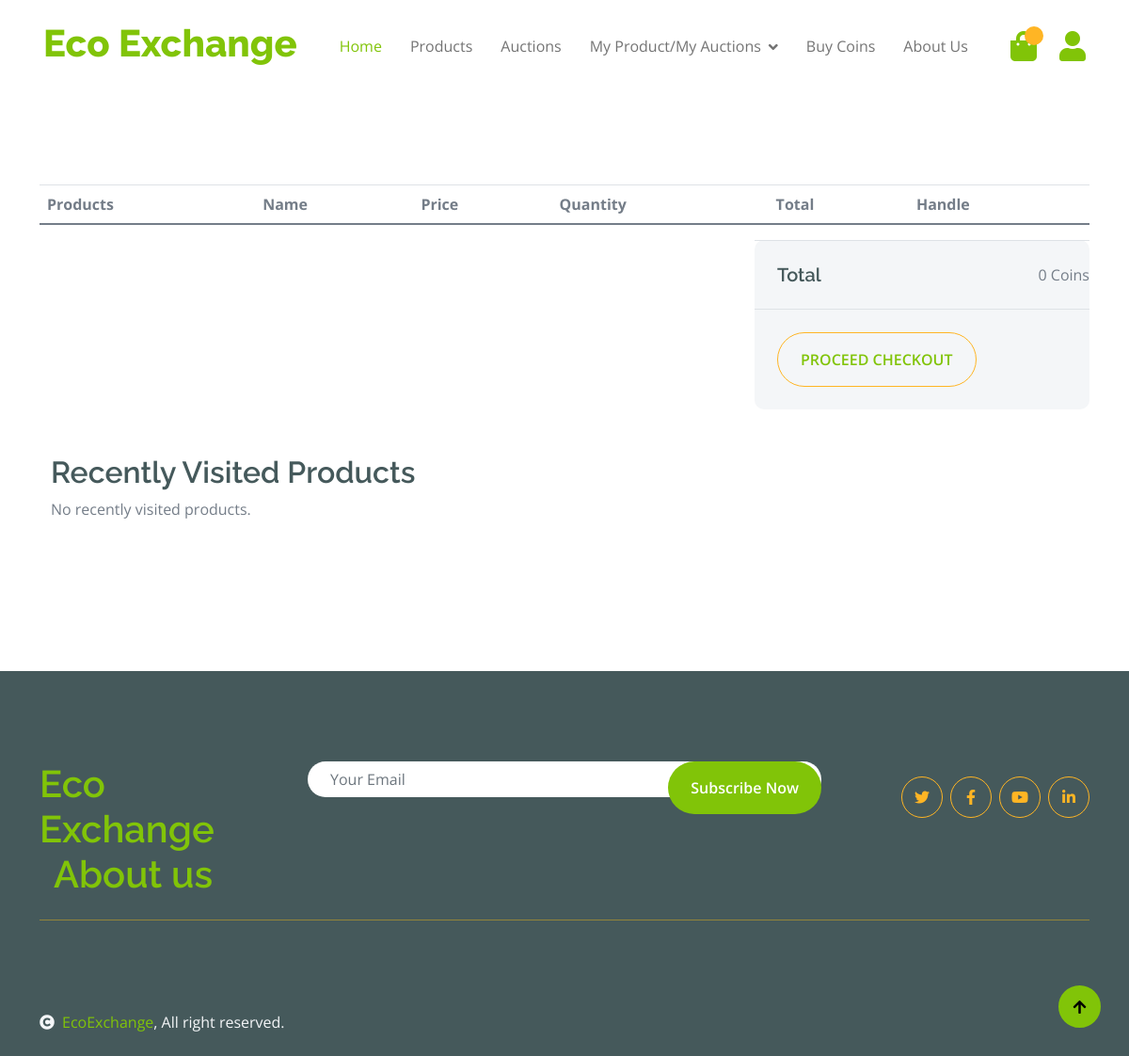
The app's page /cart_detail/ (signed in), older data.
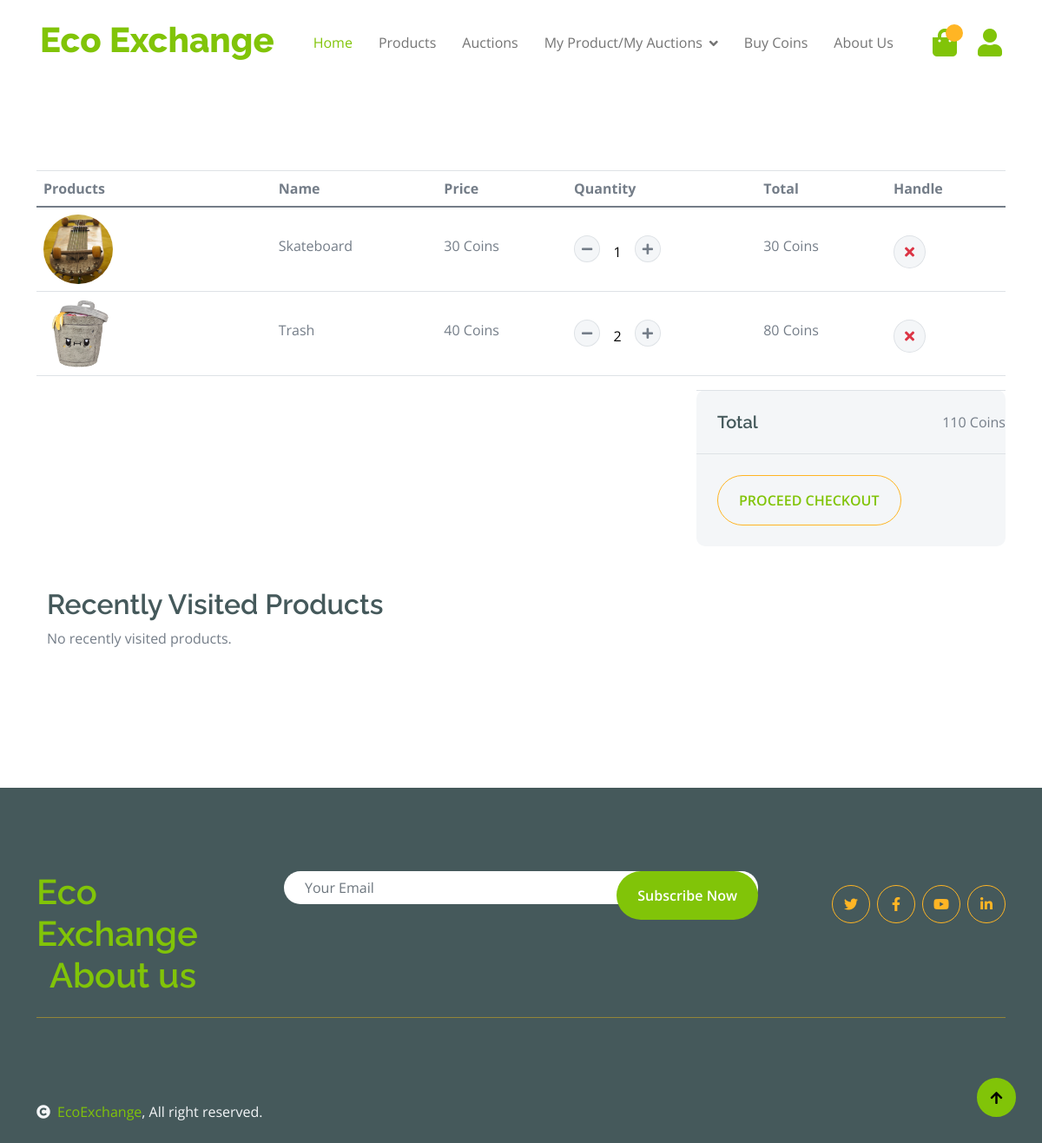
The same page, newer data.
### product/models.py (models this page shows, shortened)
class CartItem(models.Model):
    user = models.ForeignKey(Member, on_delete=models.CASCADE)
    product = models.ForeignKey(Product, on_delete=models.CASCADE,related_name='cart')
    quantity = models.PositiveIntegerField(default=1)
    added_at = models.DateTimeField(auto_now_add=True)
    is_available = models.BooleanField(default=True)
    class Meta:
        unique_together = ('user', 'product')
    def __str__(self):
        return f"{self.quantity} of {self.product.product_name} for {self.user.username}"
    def get_total_price(self):
        return self.quantity * self.product.price

class Product(models.Model):
    CATEGORY_CHOICES = [
        ('PAPER', 'Paper'),
        ('PLASTIC', 'Plastic'),
        ('GLASS', 'Glass'),
        ('METAL', 'Metal'),
        ('ELECTRONICS', 'Electronics'),
        ('ORGANIC', 'Organic'),
        ('TEXTILES', 'Textiles'),
        ('BATTERIES', 'Batteries'),
        ('WOOD', 'Wood'),
        ('RUBBER', 'Rubber'),
        ('MIXED_MATERIALS', 'Mixed Materials'),
    ]
    product_id = models.AutoField(primary_key=True)
    product_name = models.CharField(max_length=255)
    product_description = models.TextField()
    image = models.ImageField(upload_to='img/')
    quantity = models.IntegerField(validators=[MinValueValidator(0)])
    price = models.IntegerField()
    category = models.CharField(max_length=50, choices=CATEGORY_CHOICES)
    user = models.ForeignKey(Member, on_delete=models.CASCADE)

### product/views.py (the view)
@login_required
@permission_required('product.view_cartitem', raise_exception=True)
def cart_detail(request):
    try:
        member = Member.objects.get(username=request.user.username)
    except Member.DoesNotExist:
        member = None
    if member:
        cart_items = CartItem.objects.filter(user=member)
        print("Cart items queryset:", cart_items.query)  # Print the SQL query for debugging
        print("Cart items:", list(cart_items))  # Print the cart items
        total_price = sum(item.get_total_price() for item in cart_items if item.is_available)
        print("Total price:", total_price)
    else:
        cart_items = []
        total_price = 0
        print("Member not found for the user")
    visited_products = request.COOKIES.get('visited_products', '')
    visited_products_list = visited_products.split(',') if visited_products else []
    visited_product_objects = Product.objects.filter(product_id__in=visited_products_list)
    return render(
        request,
        'product/cart_detail.html',
        {
            'cart_items': cart_items,
            'total_price': total_price,
            'visited_products': visited_product_objects
        }
    )

### product/templates/product/cart_detail.html (shortened to what this page needs)
{% extends 'product/base.html' %}
{% load static %}
{% block body %}
<div class="container-fluid py-5">
    <div class="container py-5">
        <div class="table-responsive">
            <table class="table">
                <thead>
                    <tr>
                        <th scope="col">Products</th>
                        <th scope="col">Name</th>
                        <th scope="col">Price</th>
                        <th scope="col">Quantity</th>
                        <th scope="col">Total</th>
                        <th scope="col">Handle</th>
                    </tr>
                </thead>
                <tbody id="cart-items">
                    {% for item in cart_items %}
                    <tr id="item-{{ item.id }}">
                        <th scope="row">
                            <div class="d-flex align-items-center">
                                <img src="{{ item.product.image.url }}" class="img-fluid me-5 rounded-circle" style="width: 80px; height: 80px;" alt="{{ item.product.name }}">
                            </div>
                        </th>
                        <td>
                            <p class="mb-0 mt-4">{{ item.product.product_name }}</p>
                        </td>
                        <td>
                            <p class="mb-0 mt-4">{{ item.product.price }} Coins</p>
                        </td>
                        <td>
                            <div class="input-group quantity mt-4" style="width: 100px;">
                                <div class="input-group-btn">
                                    <button class="btn btn-sm btn-minus rounded-circle bg-light border" data-action="decrement" data-item-id="{{ item.id }}">
                                        <i class="fa fa-minus"></i>
                                    </button>
                                </div>
                                <input type="text" class="form-control form-control-sm text-center border-0" value="{{ item.quantity }}" id="quantity-{{ item.id }}">
                                <div class="input-group-btn">
                                    <button class="btn btn-sm btn-plus rounded-circle bg-light border" data-action="increment" data-item-id="{{ item.id }}">
                                        <i class="fa fa-plus"></i>
                                    </button>
                                </div>
                            </div>
                        </td>
                        <td>
                            <p class="mb-0 mt-4" id="total-{{ item.id }}">{{ item.get_total_price }} Coins</p>
                        </td>
                        <td>
                            <button class="btn btn-md rounded-circle bg-light border mt-4" data-action="delete" data-item-id="{{ item.id }}">
                                <i class="fa fa-times text-danger"></i>
                            </button>
                        </td>
                    </tr>
                    {% endfor %}
                </tbody>
            </table>
        </div>
        <div class="row g-4 justify-content-end">
            <div class="col-8"></div>
            <div class="col-sm-8 col-md-7 col-lg-6 col-xl-4">
                <div class="bg-light rounded">
                    <div class="py-4 mb-4 border-top border-bottom d-flex justify-content-between">
                        <h5 class="mb-0 ps-4 me-4">Total</h5>
                        <p class="mb-0" id="total">{{ total_price }} Coins</p>
                    </div>
                    <a href="{% url 'checkout' %}"><button class="btn border-secondary rounded-pill px-4 py-3 text-primary text-uppercase mb-4 ms-4" type="button">Proceed Checkout</button></a>
                </div>
            </div>
        </div>
        <div class="container mt-5">
            <h2>Recently Visited Products</h2>
            <div class="row">
                {% for product in visited_products %}
                <div class="col-md-4">
                    <div class="card mb-4" style="height: 100%;">
                        <img src="{{ product.image.url }}" class="card-img-top" style="object-fit: cover; height: 200px;" alt="{{ product.name }}">
                        <div class="card-body d-flex flex-column">
                            <h5 class="card-title">{{ product.product_name }}</h5>
                            <p class="card-text">{{ product.price }} Coins</p>
                            <a href="{% url 'product_detail' product.product_id %}" class="btn btn-primary mt-auto">View Product</a>
                        </div>
                    </div>
                </div>
                {% empty %}
                <p>No recently visited products.</p>
                {% endfor %}
            </div>
        </div>
    </div>
</div>
{% endblock %}

### product/templates/product/base.html (shortened to what this page needs)
{% load static %}
<!DOCTYPE html>
<html lang="en">
    <head>
        <link rel="stylesheet" href="https://stackpath.bootstrapcdn.com/bootstrap/4.5.2/css/bootstrap.min.css">
        <link rel="stylesheet" href="https://use.fontawesome.com/releases/v5.15.4/css/all.css"/>
        <link href="https://cdn.jsdelivr.net/npm/bootstrap-icons@1.4.1/font/bootstrap-icons.css" rel="stylesheet">
        <link href="{% static 'product/lib/lightbox/css/lightbox.min.css' %}" rel="stylesheet">
        <link href="{% static 'product/lib/owlcarousel/assets/owl.carousel.min.css' %}" rel="stylesheet">
        <link href="https://cdn.jsdelivr.net/npm/flatpickr/dist/flatpickr.min.css" rel="stylesheet">
        <link href="{% static 'product/css/bootstrap.min.css' %}" rel="stylesheet">
        <link href="{% static 'product/css/style.css' %}" rel="stylesheet">
    </head>
    <body>
        <div class="container-fluid fixed-top">
            <div class="container px-0">
                <nav class="navbar navbar-light bg-white navbar-expand-xl">
                    <a href="{% url 'homepage' %}" class="navbar-brand"><h1 class="text-primary display-6">Eco Exchange</h1></a>
                    <div class="collapse navbar-collapse bg-white" id="navbarCollapse">
                        <div class="navbar-nav mx-auto">
                            <a href="{% url 'homepage' %}" class="nav-item nav-link active">Home</a>
                            <a href="{% url 'products' %}" class="nav-item nav-link">Products</a>
                            <a href="{% url 'all_auctions' %}" class="nav-item nav-link">Auctions</a>
                            <div class="nav-item dropdown">
                                <a href="#" class="nav-link dropdown-toggle" data-bs-toggle="dropdown">My Product/My Auctions</a>
                            </div>
                            <a href="{% url 'user_details:buy_coins' %}" class="nav-item nav-link">Buy Coins</a>
                            <a href="{% url 'aboutus' %}" class="nav-item nav-link">About Us</a>
                        </div>
                        <div class="d-flex m-3 me-0">
                            <a href="{% url 'cart_detail' %}" class="position-relative me-4 my-auto">
                                <i class="fa fa-shopping-bag fa-2x"></i>
                                <span class="position-absolute bg-secondary rounded-circle d-flex align-items-center justify-content-center text-dark px-1" style="top: -5px; left: 15px; height: 20px; min-width: 20px;"></span>
                            </a>
                            <a href="{% url 'dashboard' section="home" %}" class="my-auto">
                                <i class="fas fa-user fa-2x"></i>
                            </a>
                        </div>
                    </div>
                </nav>
            </div>
        </div>
<div class="container-fluid" style="padding-top: 100px;">
        {% block body %}
        {% endblock %}
    </div>
        <div class="container-fluid bg-dark text-white-50 footer pt-5 mt-5">
            <div class="container py-5">
                <div class="pb-4 mb-4" style="border-bottom: 1px solid rgba(226, 175, 24, 0.5) ;">
                    <div class="row g-4">
                        <div class="col-lg-3">
                            <a href="#">
                                <h1 class="text-primary mb-0">Eco Exchange</h1>
                            </a>
                        </div>
                        <div class="col-lg-6">
                            <div class="position-relative mx-auto">
                                <input class="form-control border-0 w-100 py-3 px-4 rounded-pill" type="number" placeholder="Your Email">
                                <button type="submit" class="btn btn-primary border-0 border-secondary py-3 px-4 position-absolute rounded-pill text-white" style="top: 0; right: 0;">Subscribe Now</button>
                            </div>
                        </div>
                        <div class="col-lg-3">
                            <div class="d-flex justify-content-end pt-3">
                                <a class="btn  btn-outline-secondary me-2 btn-md-square rounded-circle" href=""><i class="fab fa-twitter"></i></a>
                                <a class="btn btn-outline-secondary me-2 btn-md-square rounded-circle" href=""><i class="fab fa-facebook-f"></i></a>
                                <a class="btn btn-outline-secondary me-2 btn-md-square rounded-circle" href=""><i class="fab fa-youtube"></i></a>
                                <a class="btn btn-outline-secondary btn-md-square rounded-circle" href=""><i class="fab fa-linkedin-in"></i></a>
                            </div>
                        </div>
                    </div>
                    <div class="col-lg-3">
                            <a href="/aboutus/">
                                <h1 class="text-primary mb-0">About us</h1>
                            </a>
                        </div>
                </div>
        </div>
        </div>
        <div class="container-fluid copyright bg-dark py-4">
            <div class="container">
                <div class="row">
                    <div class="col-md-6 text-center text-md-start mb-3 mb-md-0">
                        <span class="text-light"><a href="#"><i class="fas fa-copyright text-light me-2"></i>EcoExchange</a>, All right reserved.</span>
                    </div>
                </div>
            </div>
        </div>
        <a href="#" class="btn btn-primary border-3 border-primary rounded-circle back-to-top"><i class="fa fa-arrow-up"></i></a>
    </body>
</html>

### product/static/product/css/style.css (style rules this page uses)
.form-control { display: block; width: 100%; height: calc(1.5em + 0.75rem + 2px); padding: 0.375rem 0.75rem; font-size: 1rem; font-weight: 400; line-height: 1.5; color: black; background-color: #fff; background-clip: padding-box; border: 1px solid #ced4da; border-radius: 0.25rem; transition: border-color 0.15s ease-in-out, box-shadow 0.15s ease-in-out; }
.back-to-top { position: fixed; right: 30px; bottom: 30px; display: flex; width: 45px; height: 45px; align-items: center; justify-content: center; transition: 0.5s; z-index: 99; }
.btn { font-weight: 600; transition: .5s; }
.btn-md-square { width: 44px; height: 44px; }
.btn-square, .btn-sm-square, .btn-md-square, .btn-lg-square { padding: 0; display: flex; align-items: center; justify-content: center; font-weight: normal; }
.btn.border-secondary { transition: 0.5s; }
.fixed-top { transition: 0.5s; background: var(--bs-white); border: 0; }
.navbar .navbar-nav .nav-link { padding: 10px 15px; font-size: 16px; transition: .5s; }
.navbar { height: 100px; border-bottom: 1px solid rgba(255, 255, 255, .1); }
.navbar .navbar-nav .nav-link:hover, .navbar .navbar-nav .nav-link.active, .fixed-top.bg-white .navbar .navbar-nav .nav-link:hover, .fixed-top.bg-white .navbar .navbar-nav .nav-link.active { color: var(--bs-primary); }
.py-5 { padding-top: 3rem !important; }
.navbar .dropdown-toggle::after { border: none; content: "\f107"; font-family: "Font Awesome 5 Free"; font-weight: 700; vertical-align: middle; margin-left: 8px; }

Row changes from the older to the newer data that the page shows:
added CartItem: product.image (picture), product.product_name "Skateboard", product.price "30", quantity "1", get_total_price "30"
added CartItem: product.image (picture), product.product_name "Trash", product.price "40", quantity "2", get_total_price "80"
Text that changed along with them:
{{ total_price }}: "0" → "110"
